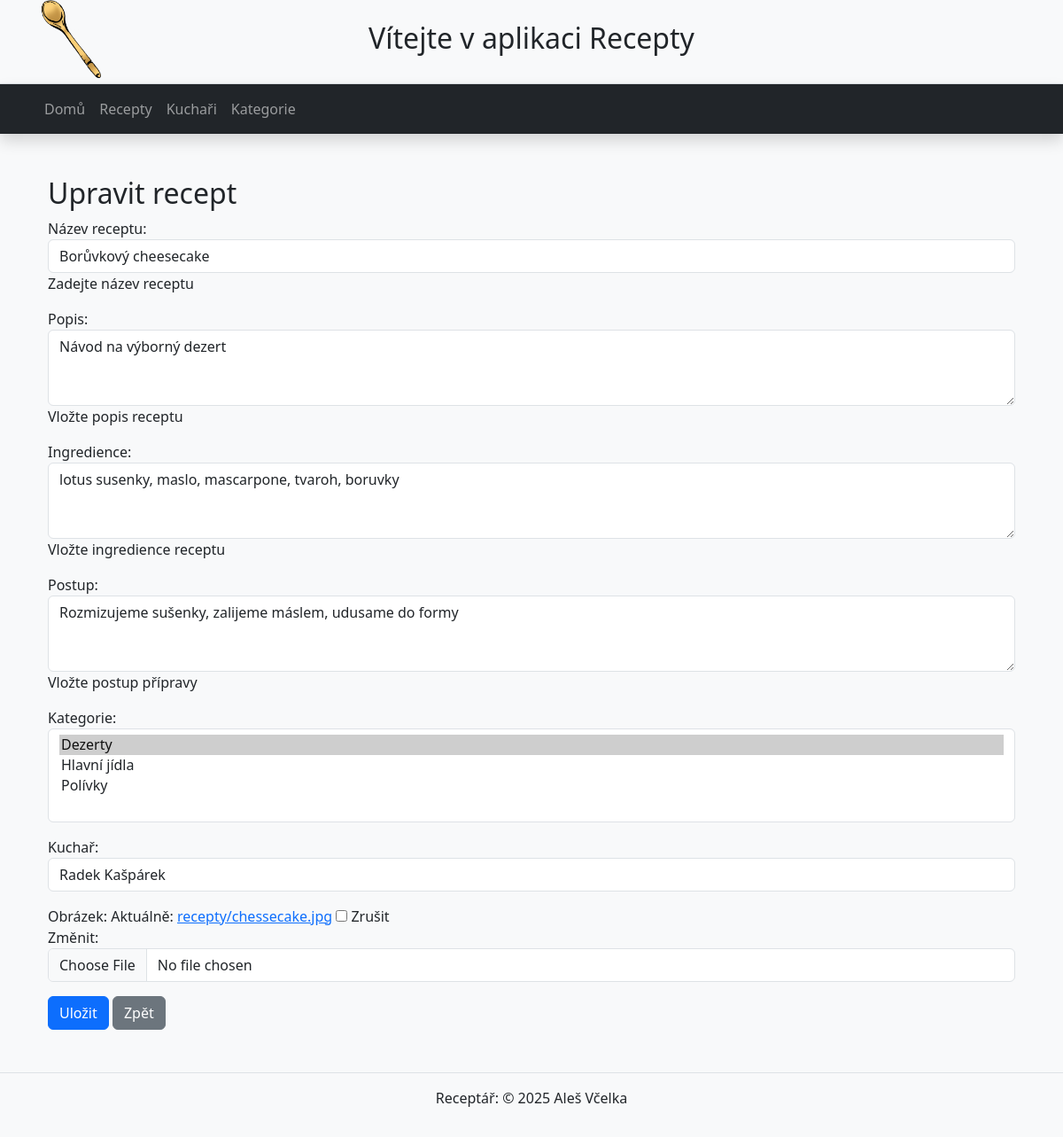
The app's page /recepty/4/upravit/, older data.
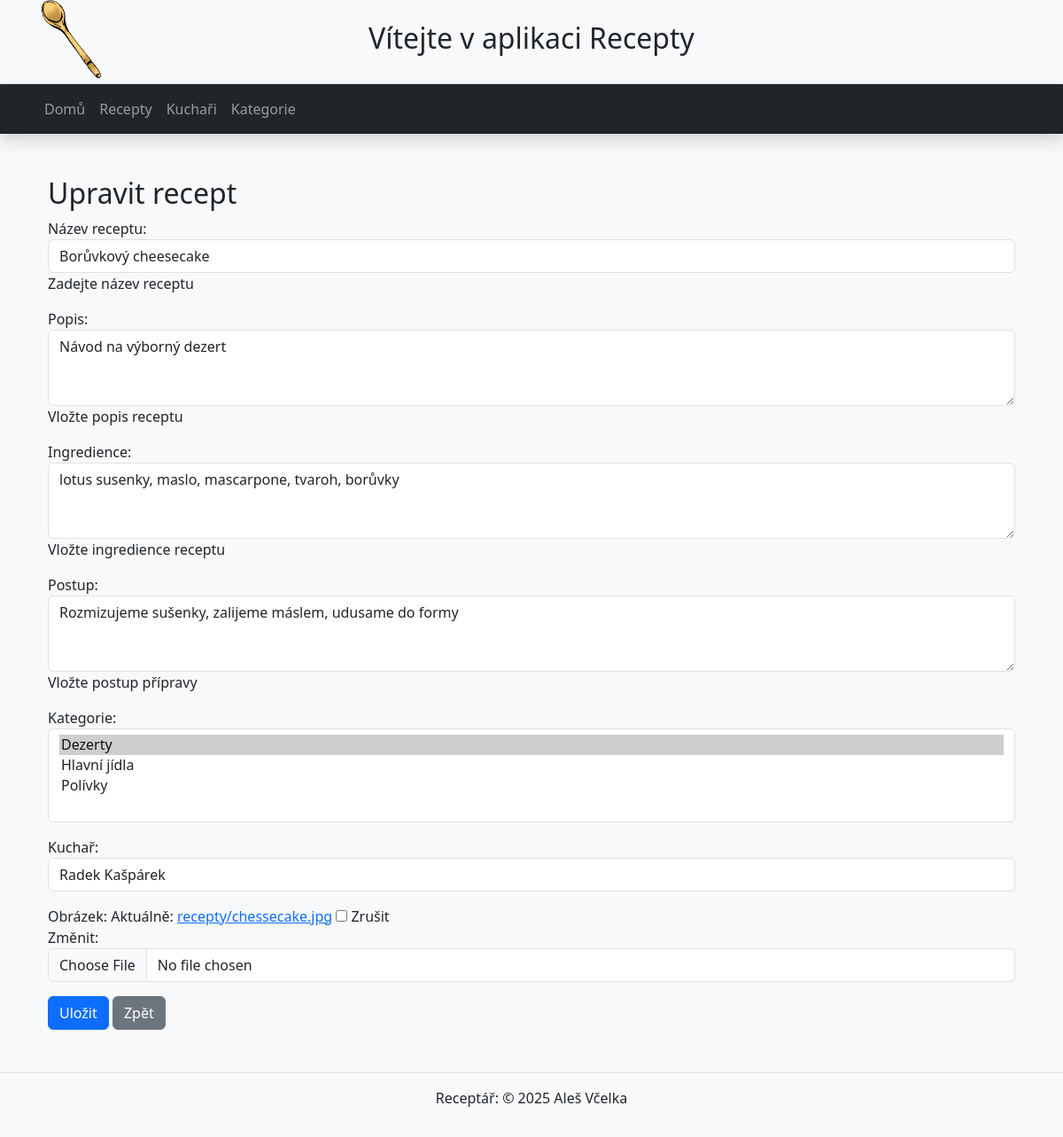
The same page, newer data.
### library/models.py (models this page shows, shortened)
class Recept(models.Model):
    titul = models.CharField(max_length=100, verbose_name='Název receptu', help_text='Zadejte název receptu')
    kuchar = models.ForeignKey(Kuchar, on_delete=models.SET_NULL, null=True, verbose_name='Kuchař')
    popis = models.TextField(verbose_name='Popis receptu', help_text='Vložte popis receptu')
    ingredience = models.TextField(verbose_name='Ingredience', help_text='Vložte ingredience receptu')
    postup = models.TextField(verbose_name='Postup', help_text='Vložte postup přípravy')
    kategorie = models.ManyToManyField(Kategorie, verbose_name='Kategorie')
    obrazek = models.ImageField(upload_to='recepty/', verbose_name='Obrázek receptu', blank=True, null=True)
    created = models.DateTimeField(auto_now_add=True, verbose_name='Vytvořeno')
    updated = models.DateTimeField(auto_now=True, verbose_name='Upraveno')
    class Meta:
        ordering = ['titul']
        verbose_name = 'Recept'
        verbose_name_plural = 'Recepty'

### library/views.py (the view)
# urls.py: path('recepty/<int:pk>/upravit/', views.recept_update, name='recept_update'),
def recept_update(request, pk):
    recept = get_object_or_404(Recept, pk=pk)
    if request.method == 'POST':
        form = ReceptForm(request.POST, request.FILES, instance=recept)
        if form.is_valid():
            form.save()
            return redirect('recept_detail', pk=recept.pk)
    else:
        form = ReceptForm(instance=recept)
    return render(request, 'library/recept_form.html', {'form': form, 'title': 'Upravit recept'})

### library/forms.py
class ReceptForm(forms.ModelForm):
    class Meta:
        model = Recept
        fields = ['titul', 'popis', 'ingredience', 'postup', 'kategorie', 'kuchar', 'obrazek']
        labels = {
            'titul': 'Název receptu',
            'popis': 'Popis',
            'ingredience': 'Ingredience',
            'postup': 'Postup',
            'kategorie': 'Kategorie',
            'kuchar': 'Kuchař',
            'obrazek': 'Obrázek',
        }
        widgets = {
            'titul': forms.TextInput(attrs={'class': 'form-control'}),
            'popis': forms.Textarea(attrs={'class': 'form-control', 'rows': 3}),
            'ingredience': forms.Textarea(attrs={'class': 'form-control', 'rows': 3}),
            'postup': forms.Textarea(attrs={'class': 'form-control', 'rows': 3}),
            'kategorie': forms.SelectMultiple(attrs={'class': 'form-control'}),
            'kuchar': forms.Select(attrs={'class': 'form-control'}),
            'obrazek': forms.ClearableFileInput(attrs={'class': 'form-control'}),
        }

### library/models.py (called while the page is built)
    def __str__(self):
        return f'{self.jmeno} {self.prijmeni}'

    def __str__(self):
        return self.nazev

### library/templates/library/recept_form.html (shortened to what this page needs)
{% extends 'base.html' %}
{% block content %}
<div class="container mt-5">
    <h2>{{ title }}</h2>
    <form method="post" enctype="multipart/form-data">
        {{ form.as_p }}
        <button type="submit" class="btn btn-primary">Uložit</button>
        <a href="{% url 'recepty_list' %}" class="btn btn-secondary">Zpět</a>
    </form>
</div>
{% endblock %}

Row changes from the older to the newer data that the page shows:
changed Recept "Borůvkový cheesecake": ingredience "lotus susenky, maslo, mascarpone, tvaroh, boruvky" → "lotus susenky, maslo, mascarpone, tvaroh, borůvky"
